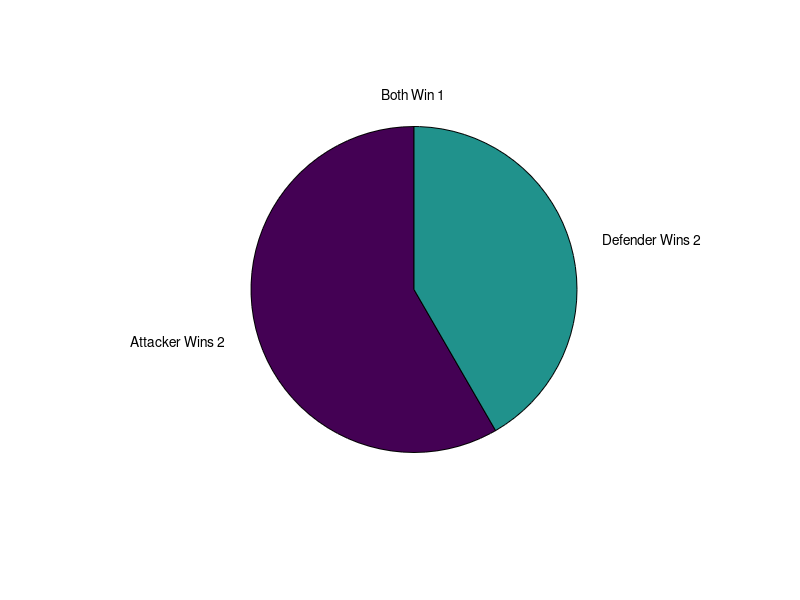

The MATLAB source for this figure:
%{
    Lab6.m

    This Lab is meant to determine the probability of occurence for each of
    the three outcomes in the game of risk.

    This lab should do the following:

    (1) Initialize a separate variable for each possible outcome

    (2) Using nested for loops, calculate the total occurences of each
    outcome using 2 attack dice and 2 defense dice

    (3) Calculate the probability of each occurence. Make sure that
    probabilities are stored in the following variables:
        attack_wins - the probability of that attackers winning both
        defense_wins - the probability of the defense winning both
        tie - the probability of each the attackers and defense winning one

    (4) Create a pie chart of the probabilities

    (5)Add a title and legend to the pie chart

    @author Carlise Moreland and Joshua Pollock
%}

function [attack_wins,defense_wins,tie] = Lab6
attack_wins=0;
defense_wins=0;
tie=0;
gamesPlayed=0;
for a1 =1:6
    for a2 = 1:6
        for d1=1:6
            for d2=1:6
                attackers = sort([a1 a2]);
                defenders = sort([d1 d2]);
                changed=false;

                if (attackers(1) > defenders(1))
                    attack_wins = attack_wins + 1;
                    changed = true;
                end
                if (attackers(2) > defenders(2))
                    attack_wins = attack_wins + 1;
                    changed=true;
                end
                if ( attackers(1) + attackers(2) <= defenders(1) + defenders(2))
                    defense_wins = defense_wins + 1;
                    changed=true;
                end
               
                if(~changed)
                    tie=tie+1;
                end
                gamesPlayed=gamesPlayed+1;
            end
        end
    end
end
attack_wins = attack_wins / gamesPlayed;
defense_wins = defense_wins / gamesPlayed;
tie=tie/gamesPlayed;

pieChart=[attack_wins defense_wins tie];
labels = {'Attacker Wins 2','Defender Wins 2', 'Both Win 1'};
pie(pieChart,labels);

end